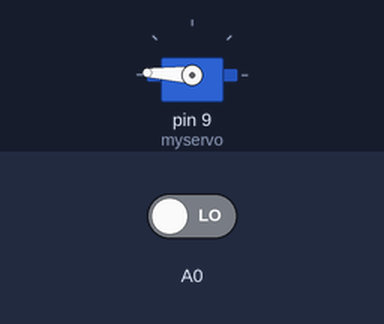
Bench run of a sketch on a simulated Arduino Uno, built with avr-gcc and run on an emulated ATmega328P. Shown: servo. Inputs (shaded band) come from the test bench; at power-on: A0 LOW.

Above: at 0.05 s.
At 0.7 s:
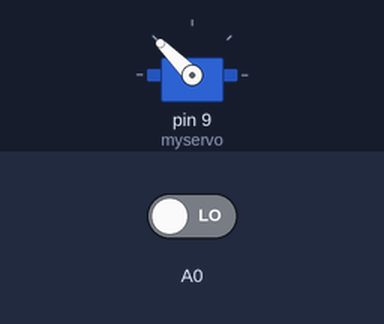
At 1.35 s:
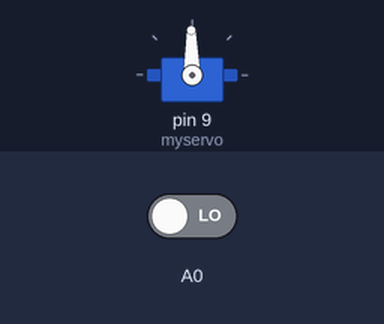
At 2.7 s:
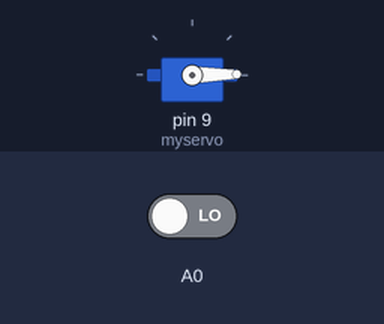
Timing chart, 0 to 6.2 s (numbered marks = the images above):
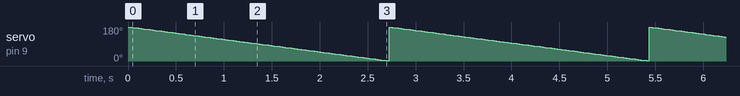

Measured:
- by itself, servo on pin 9 (myservo): ramps from 179° to 1° and jumps back, once every 2.7 s

The sketch:

flex_and_servo.ino
```cpp
#include <Servo.h>
Servo myservo;
int pos = 0;
int sensor=A0;
int X=0;
void setup()
{
 pinMode(A0,INPUT);
 myservo.attach(9);
}
void loop()
{
  X = digitalRead(A0);
 if(A0==HIGH)
 {
  for(pos = 0; pos < 180; pos += 1)
  {
    myservo.write(pos);
    delay(15);
  }
 }
 else
  {for(pos = 180; pos>=1; pos-=1)
  {
    myservo.write(pos);
    delay(15);
  } }
}
```
